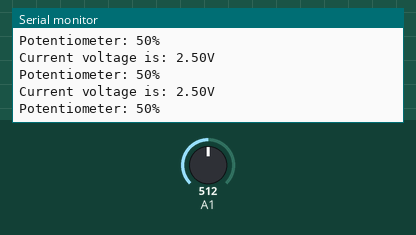
Recording of a sketch running on a simulated Arduino Uno, built with avr-gcc and run on an emulated ATmega328P. On the bench: the last lines printed to the serial monitor. Inputs (shaded band) come from the test bench; at power-on: A1 = 512.

Above: at 1.3 s.
1.4 s: A1 set to 716
At 1.82 s:
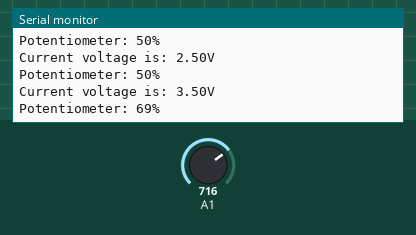
2.9 s: A1 set to 900
At 3.33 s:
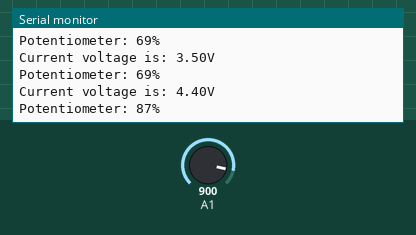
Timing chart, 0 to 5.9 s (numbered marks = the images above; inputs shaded):
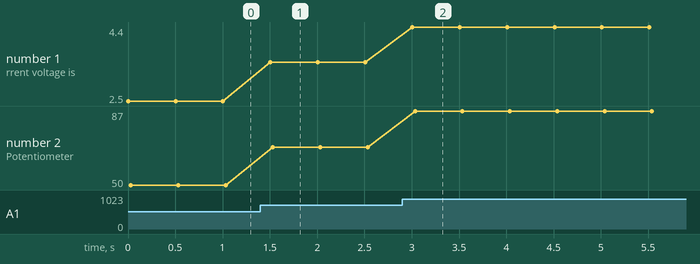

The sketch:

prb02.ino
```cpp
int potValue = 0;
float V;
int percent;
void setup() {
  // put your setup code here, to run once:
  Serial.begin(9600);
  analogReference(DEFAULT);
}
void loop() {
  // put your main code here, to run repeatedly:
  potValue = analogRead(A1);
  V = 5.0 / 1023 * potValue;
  percent = 100 / 5 * V;
  Serial.print("\nCurrent voltage is: ");
  Serial.print(V);
  Serial.println("V");
  Serial.print("Potentiometer: ");
  Serial.print(percent);
  Serial.println("%");
  delay(500);
}
```

Measured:
- after the input at 1.4 s, the serial monitor: prints a new line after 0.10 s (image 1)
- after the input at 2.9 s, the serial monitor: prints a new line after 0.11 s (image 2)
- plotted number 1: 2.5 → 3.5 after the input at 1.4 s, 3.5 → 4.4 after the input at 2.9 s
- plotted number 2: 50 → 69 after the input at 1.4 s, 69 → 87 after the input at 2.9 s
